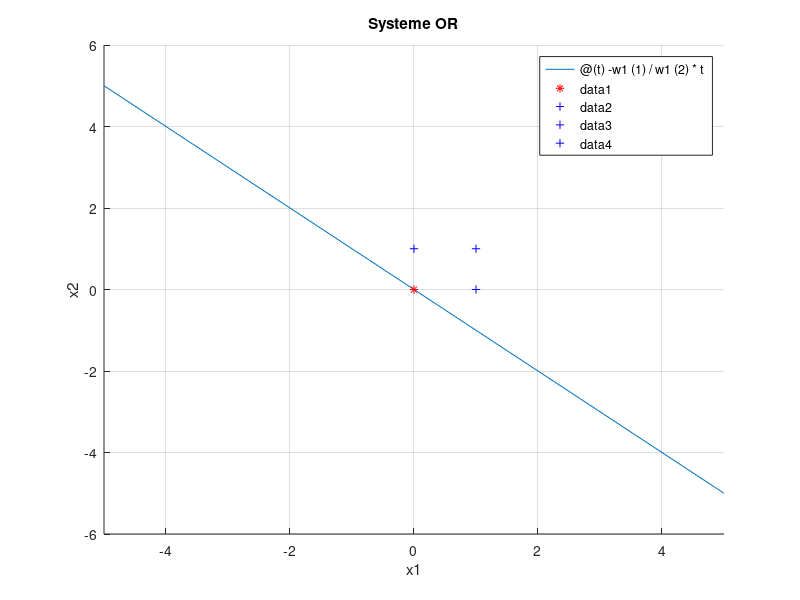
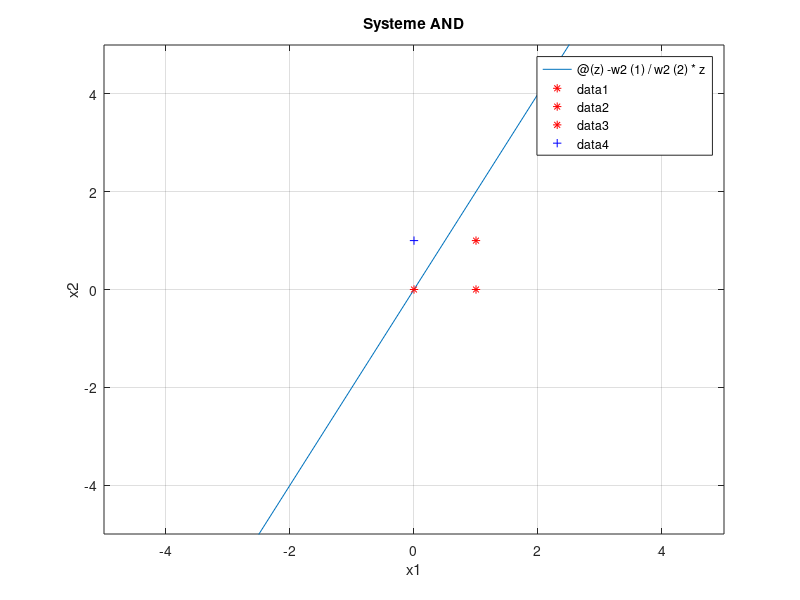

Write the MATLAB code that produced these figures, in order.
%% Mon perceptron

clear all

% l le nombre de donn?es, n la dimension des donn?es
l=4;
n=2;

% Systeme OR
x1=[0 0];
x2=[0 1];
x3=[1 0];
x4=[1 1];
x=[x1;x2;x3;x4];
y=[-1 1 1 1];

% Algo perceptron
w1=zeros(n,1);
k=0;
K=67;
for compteur=1:K
    indice=randperm(l);
    for i=1:l
        i=indice(i);
        if(y(i)*(x(i,:)*w1)<=0)
            w1=w1+y(i)*x(i,:)';
            k=k+1;
        end
    end
end

% HyperPlan associ? 
figure(1)
hold on
title('Systeme OR')
xlabel('x1')
ylabel('x2')
fplot(@(t) -w1(1)/w1(2)*t);
for j=1:l
    if(y(j)==1)
        plot(x(j,1),x(j,2),'b+');
    else
        plot(x(j,1),x(j,2),'r*');
    end
end
hold off
grid on 

% Systeme AND
x1=[0 0];
x4=[0 1];
x3=[1 0];
x2=[1 1];
x=[x1;x2;x3;x4];
y=[-1 -1 -1 1];

% Algo perceptron
w2=zeros(n,1);
k=0;
K=57;
for compteur=1:K
    indice=randperm(l);
    for i=1:l
        i=indice(i);
        if(y(i)*(x(i,:)*w2)<=0)
            w2=w2+y(i)*x(i,:)';
            k=k+1;
        end
    end
end

% HyperPlan associ? 
figure(2)
fplot(@(z) -w2(1)/w2(2)*z);
hold on
title('Systeme AND')
axis([-5 5 -5 5]);
xlabel('x1')
ylabel('x2')
for j=1:l
    if(y(j)==1)
        plot(x(j,1),x(j,2),'b+');
    else
        plot(x(j,1),x(j,2),'r*');
    end
end
hold off
grid on 

